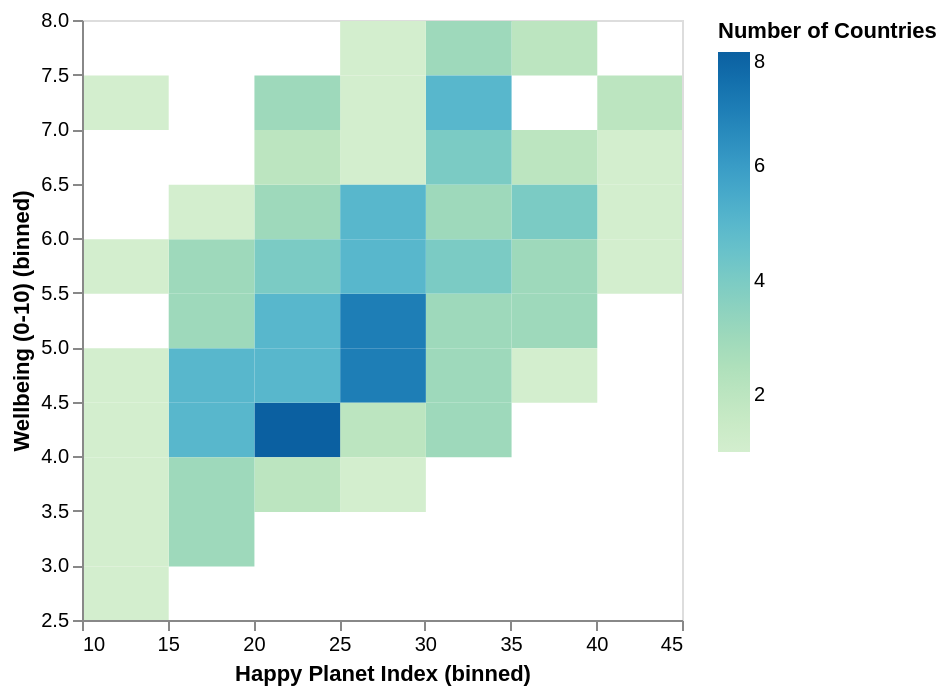

Here is the notebook cell this chart was saved with:
### Markdown cell above
1. Using the same DataFrame <i>hpi_df</i>, use the mark_rect() function to create a heatmap for Happy Planet Index vs Wellbeing. Use the encode() function to specify the features on the x and y axes. Use the interactive() function to add the zooming capability.

### Code cell
alt.Chart(hpi_df).mark_rect().encode(
    alt.X('Happy Planet Index:Q', bin=True),
    alt.Y('Wellbeing (0-10):Q', bin=True),
    alt.Color('count()', scale=alt.Scale(scheme='greenblue'), legend=alt.Legend(title='Number of Countries'))
).interactive()

### Figure 1 — Vega-Lite specification as saved in the notebook (floating-point values rounded to 4 significant figures; data arrays with more than 128 entries replaced by an {"elided": "..."} marker saying what was removed)
{"config": {"view": {"continuousWidth": 300, "continuousHeight": 300}}, "data": {"name": "data-06c1dbec64553b487ce4599ce4c93c9b"}, "mark": {"type": "rect"}, "encoding": {"color": {"aggregate": "count", "legend": {"title": "Number of Countries"}, "scale": {"scheme": "greenblue"}, "type": "quantitative"}, "x": {"bin": true, "field": "Happy Planet Index", "type": "quantitative"}, "y": {"bin": true, "field": "Wellbeing (0-10)", "type": "quantitative"}}, "params": [{"name": "param_4", "select": {"type": "interval", "encodings": ["x", "y"]}, "bind": "scales"}], "$schema": "https://vega.github.io/schema/vega-lite/v5.8.0.json", "datasets": {"data-06c1dbec64553b487ce4599ce4c93c9b": {"elided": "140 records"}}}
